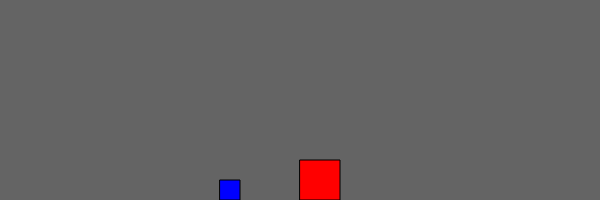
Frame 1 (no input)
Frame 60 (no input): identical to frame 1, image omitted
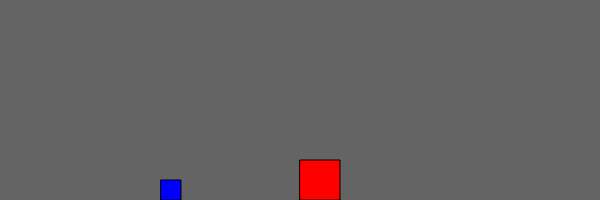
Frame 120 (the mouse pressed at the canvas centre since frame 60)

The p5.js sketch that drew these frames (run headless with seeded random() and noise() and a simulated clock; from frame 60 on, the mouse is pressed at the canvas centre):

// p5.js sketch
// ── sketch.js
var r;
var b;

function setup() {
  createCanvas(600, 200);
  background(100);

  r = new Square("rot", 1, width/2, height-40);
  b = new Square("blau", 1, width/2-80, height-(height-20));

  fill(255, 0, 0);
  rect(r.left_pos, height-40, height-(height-40), height-(height-40));
 
  fill(0, 0, 255);
  rect(b.left_pos, height-20, height-(height-20), height-(height-20));
  
}

var start = false;

function draw() {  // besser mit einer Klasse + Konstruktor Square mit Attributen wie Farbe und Position, aber erst spaeter
 if (start) {
   background(100);
   
   fill(255, 0, 0); // rot
   rect(r.left_pos, height-40, height-(height-40), height-(height-40));
   
   fill(0, 0, 255); // blau
   rect(b.left_pos, height-20, height-(height-20), height-(height-20));

   b.left_pos += Math.pow(-1, b.richtung);
   
   if ((b.left_pos == 0) || (b.left_pos + b.right_pos == r.left_pos)) {  // also sobald bei 0 angekommen, eleganteren Weg auswählen statt Bool Variable vor
    b.richtung = !b.richtung;  // um von rechts nach links zu wechseln und umgekehrt (wechselt von true zu false bzw. von 1 zu 0 und umgekehrt)
    print("Stoooooß");
   }
   
 }
  
}

function mousePressed() {
 start = true;
}

function Square(color, richtung, left_pos, right_pos) {
 this.color = color;
 this.richtung = richtung;  // 1 für rechts und 0 für links
 this.left_pos = left_pos;
 this.right_pos = right_pos;
}
